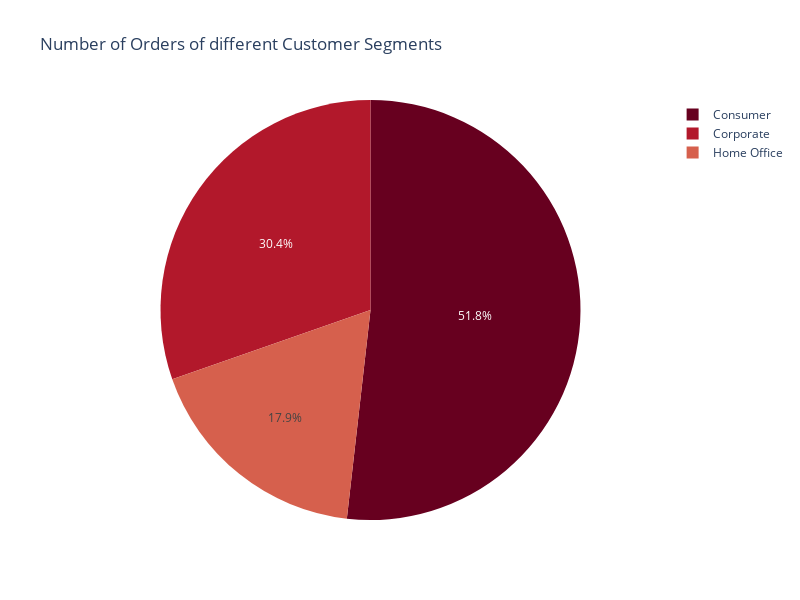

Source (notebook cell):
### Code cell
# Group by 'Customer Segment' and count the number of orders
data_Customer_Segment = df1.groupby('Customer Segment')['Order Id'].count().reset_index(name='Number of Orders')

# Sort the data by 'Number of Orders' in descending order
data_Customer_Segment = data_Customer_Segment.sort_values(by='Number of Orders', ascending=False)

# Create a pie chart using Plotly Express with modified height and width
fig = px.pie(data_Customer_Segment, values='Number of Orders', names='Customer Segment',
             title='Number of Orders of different Customer Segments',
             width=800, height=600, color_discrete_sequence=px.colors.sequential.RdBu)

# Show the plot
fig.show()

### Figure 1 — Plotly figure (JSON) as saved in the notebook; plotly's stock layout.template omitted (floating-point values rounded to 4 significant figures)
{"data": [{"domain": {"x": [0, 1], "y": [0, 1]}, "hovertemplate": "Customer Segment=%{label}<br>Number of Orders=%{value}<extra></extra>", "labels": ["Consumer", "Corporate", "Home Office"], "legendgroup": "", "name": "", "showlegend": true, "type": "pie", "values": [93504, 54789, 32226]}], "layout": {"height": 600, "legend": {"tracegroupgap": 0}, "piecolorway": ["rgb(103,0,31)", "rgb(178,24,43)", "rgb(214,96,77)", "rgb(244,165,130)", "rgb(253,219,199)", "rgb(247,247,247)", "rgb(209,229,240)", "rgb(146,197,222)", "rgb(67,147,195)", "rgb(33,102,172)", "rgb(5,48,97)"], "title": {"text": "Number of Orders of different Customer Segments"}, "width": 800}}
